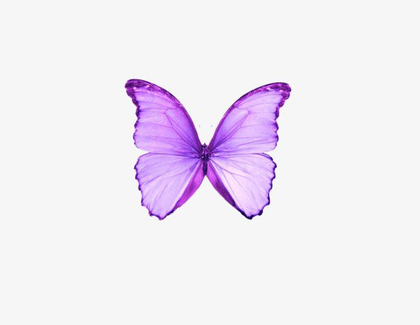
%> input picture Dream.png, 420 x 325 px, shrunk from 650 x 503 before the run
$ octave Edge_Detection.m   (GNU Octave 9; MATLAB toolbox functions it lacks are replaced by stand-ins)
%> lines starting %> are read from the running program, lines starting %| are printed output that depends on the picture; in (x1, y1, x2, y2) boxes, pixels count from 0 and x2, y2 are one past the last pixel; in counts of white or black regions, pixels touching at a corner belong together; the program's own positions count from 1
%%%  "Image Edge Detection using Sobel Operator" by Arnaja Mitra

% Read the input image:
input_image = imread('Dream.png');
%> input_image is the input picture: size 325x420x3 uint8; mean R, G, B 240.9, 234.7, 244.5

% Display the input image:
input_image = uint8(input_image);
figure
imshow(input_image);
title('Input Image');

% Converting RGB image to the grayscale image, if required:
input_image = rgb2gray(input_image);
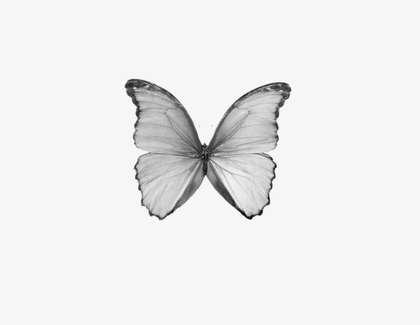
%> input_image: size 325x420 uint8; min 8, max 255, mean 237.7

% Convert the image to double:
input_image = double(input_image);
%> input_image: size 325x420 double

% Pre-allocate the filtered_image matrix with zeros:
filtered_image = zeros(size(input_image));

% Sobel Operator Mask:
Mx = [-1 0 1; -2 0 2; -1 0 1];
My = [-1 -2 -1; 0 0 0; 1 2 1];

% Edge Detection Process

% When i=1 and j=1, the filtered_image pixel position will be
% filtered_image(2, 2).
% The mask is of 3x3, so we need to traverse to
% filtered_image(size(input_image, 1) - 2, size(input_image, 2) - 2)
% So, we are not considering the borders.
for i = 1:size(input_image, 1) - 2
    for j = 1:size(input_image, 2) - 2

        % Gradient approximations:
        Sx = sum(sum(Mx.*input_image(i:i+2, j:j+2)));
        Sy = sum(sum(My.*input_image(i:i+2, j:j+2)));

        % Calculating the magnitude of vector:
        filtered_image(i+1, j+1) = sqrt(Sx.^2 + Sy.^2);

    end
end
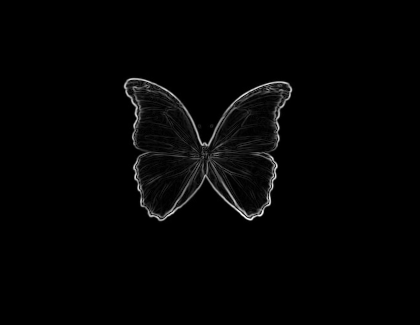
%> filtered_image: size 325x420 double; min 0, max 962.5, mean 14.8; drawn with min black and max white

% Display the Filtered Image:
filtered_image = uint8(filtered_image);
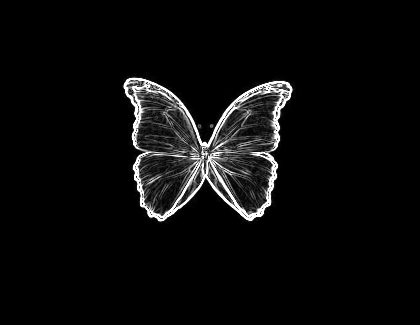
%> filtered_image: size 325x420 uint8; min 0, max 255, mean 11.3
figure
imshow(filtered_image);
title('Filtered Image');

% Define a threshold value:
thresholdvalue = 100; % varies between [0 255]
output_image = max(filtered_image, thresholdvalue);
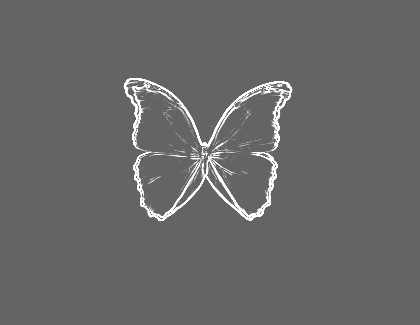
%> output_image: size 325x420 uint8; min 100, max 255, mean 104
output_image(output_image == round(thresholdvalue)) = 0;
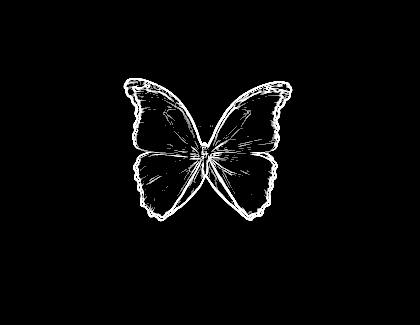
%> output_image: size 325x420 uint8; min 0, max 255, mean 7.9

% Display the Output Image:
output_image = imbinarize(output_image);
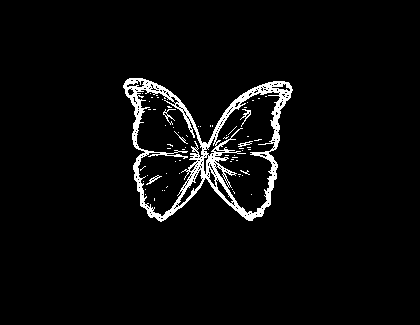
%> output_image: size 325x420 logical; 4% white; 68 white regions (62 under 20 px), largest, box (x1, y1, x2, y2) and area: (123, 78, 293, 222) 5052, (240, 109, 251, 127) 55, (163, 109, 176, 125) 53, (146, 175, 162, 185) 41, (238, 141, 253, 147) 36, (174, 131, 188, 144) 24
figure
imshow(output_image);
title('Edge Detected Image');

$ run again, with Electrical Circuit.png copied over Dream.png
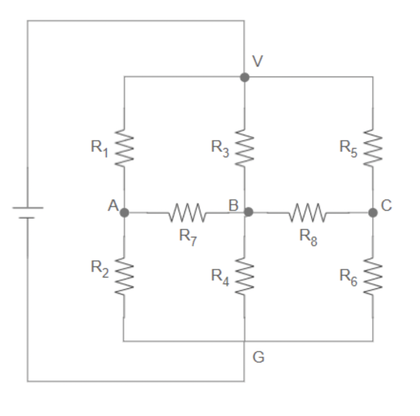
%> input picture Electrical Circuit.png, 420 x 416 px, shrunk from 880 x 872 before the run
%> input_image is the input picture: size 416x420x3 uint8; mean R, G, B 251.2, 251.2, 251.2
%> after the loop `for i = 1:size(input_image, 1) - 2`:
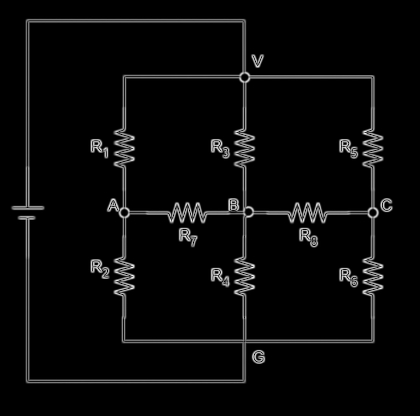
%> filtered_image: size 416x420 double; min 0, max 641.2, mean 24.3; drawn with min black and max white
%> `output_image = imbinarize(output_image);`:
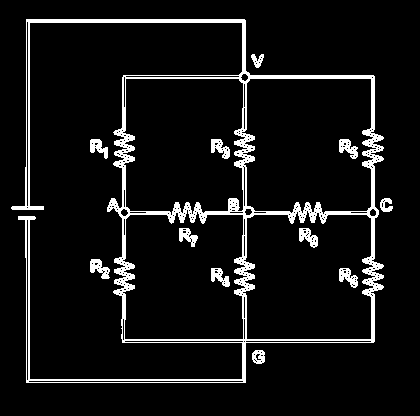
%> output_image: size 416x420 logical; 7.7% white; 12 white regions, largest, box (x1, y1, x2, y2) and area: (11, 19, 384, 383) 11505, (90, 259, 110, 279) 220, (339, 139, 358, 159) 212
